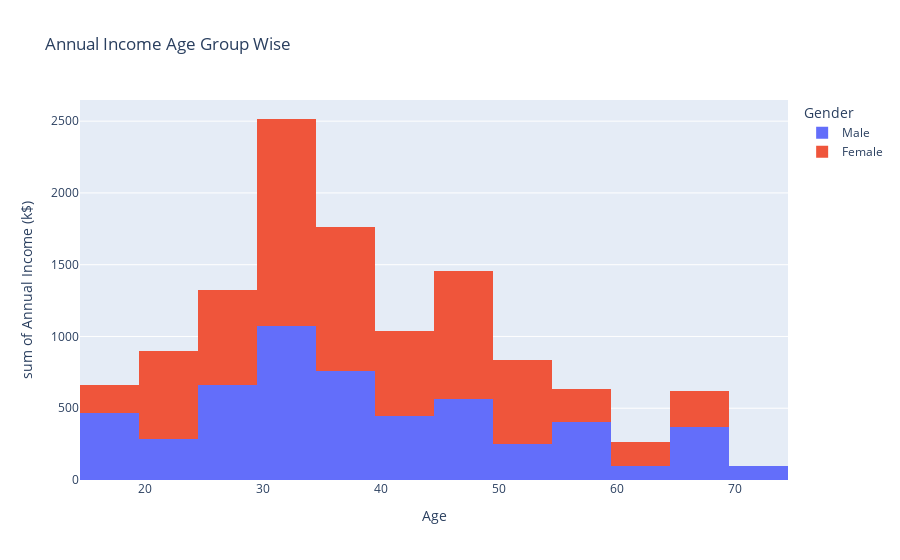

Notebook code cell kept with this figure:
### Markdown cell above
### 4.4 Let's see which age group has the highest annual income

### Code cell
fig6 = px.histogram(df,x='Age',y='Annual Income (k$)',nbins=15,color='Gender',title='Annual Income Age Group Wise')
fig6.show()

### Figure 1 — Plotly figure (JSON) as saved in the notebook; plotly's stock layout.template omitted (floating-point values rounded to 4 significant figures)
{"data": [{"alignmentgroup": "True", "bingroup": "x", "histfunc": "sum", "hovertemplate": "Gender=Male<br>Age=%{x}<br>sum of Annual Income (k$)=%{y}<extra></extra>", "legendgroup": "Male", "marker": {"color": "#636efa", "pattern": {"shape": ""}}, "name": "Male", "nbinsx": 15, "offsetgroup": "Male", "orientation": "v", "showlegend": true, "type": "histogram", "x": [19, 21, 64, 67, 37, 22, 20, 52, 35, 25, 31, 29, 35, 60, 53, 18, 24, 48, 33, 59, 47, 69, 53, 70, 19, 63, 18, 19, 70, 59, 26, 40, 57, 38, 67, 48, 18, 48, 24, 48, 20, 67, 26, 49, 54, 68, 66, 65, 19, 27, 39, 43, 40, 59, 38, 47, 39, 20, 32, 19, 32, 25, 28, 48, 34, 43, 39, 37, 34, 19, 50, 42, 32, 40, 28, 36, 36, 58, 27, 59, 35, 46, 30, 28, 33, 32, 32, 30], "xaxis": "x", "y": [15, 15, 19, 19, 20, 20, 21, 23, 24, 24, 25, 28, 28, 30, 33, 33, 38, 39, 42, 43, 43, 44, 46, 46, 46, 48, 48, 48, 49, 54, 54, 54, 54, 54, 54, 54, 59, 60, 60, 61, 61, 62, 62, 62, 63, 63, 63, 63, 64, 67, 69, 71, 71, 71, 71, 71, 71, 73, 73, 74, 75, 77, 77, 77, 78, 78, 78, 78, 78, 81, 85, 86, 87, 87, 87, 87, 87, 88, 88, 93, 93, 98, 99, 101, 113, 126, 137, 137], "yaxis": "y"}, {"alignmentgroup": "True", "bingroup": "x", "histfunc": "sum", "hovertemplate": "Gender=Female<br>Age=%{x}<br>sum of Annual Income (k$)=%{y}<extra></extra>", "legendgroup": "Female", "marker": {"color": "#EF553B", "pattern": {"shape": ""}}, "name": "Female", "nbinsx": 15, "offsetgroup": "Female", "orientation": "v", "showlegend": true, "type": "histogram", "x": [20, 23, 31, 22, 35, 23, 30, 35, 58, 24, 35, 35, 46, 54, 45, 40, 23, 21, 49, 21, 42, 30, 36, 20, 65, 31, 49, 24, 50, 27, 29, 31, 49, 31, 50, 51, 27, 67, 54, 43, 68, 32, 47, 60, 60, 45, 23, 49, 46, 21, 55, 22, 34, 50, 68, 40, 32, 47, 27, 23, 49, 21, 66, 19, 38, 18, 19, 63, 49, 51, 50, 38, 40, 23, 31, 25, 31, 29, 44, 35, 57, 28, 32, 32, 34, 44, 38, 47, 27, 30, 30, 56, 29, 31, 36, 33, 36, 52, 30, 37, 32, 29, 41, 54, 41, 36, 34, 32, 38, 47, 35, 45], "xaxis": "x", "y": [16, 16, 17, 17, 18, 18, 19, 19, 20, 20, 21, 23, 25, 28, 28, 29, 29, 30, 33, 33, 34, 34, 37, 37, 38, 39, 39, 39, 40, 40, 40, 40, 42, 43, 43, 44, 46, 47, 47, 48, 48, 48, 49, 50, 50, 54, 54, 54, 54, 54, 57, 57, 58, 58, 59, 60, 60, 60, 60, 62, 62, 62, 63, 63, 64, 65, 65, 65, 65, 67, 67, 67, 69, 70, 70, 72, 72, 73, 73, 74, 75, 76, 76, 77, 78, 78, 78, 78, 78, 78, 78, 79, 79, 81, 85, 86, 87, 88, 88, 97, 97, 98, 99, 101, 103, 103, 103, 103, 113, 120, 120, 126], "yaxis": "y"}], "layout": {"barmode": "relative", "legend": {"title": {"text": "Gender"}, "tracegroupgap": 0}, "title": {"text": "Annual Income Age Group Wise"}, "xaxis": {"anchor": "y", "domain": [0, 1], "title": {"text": "Age"}}, "yaxis": {"anchor": "x", "domain": [0, 1], "title": {"text": "sum of Annual Income (k$)"}}}}
